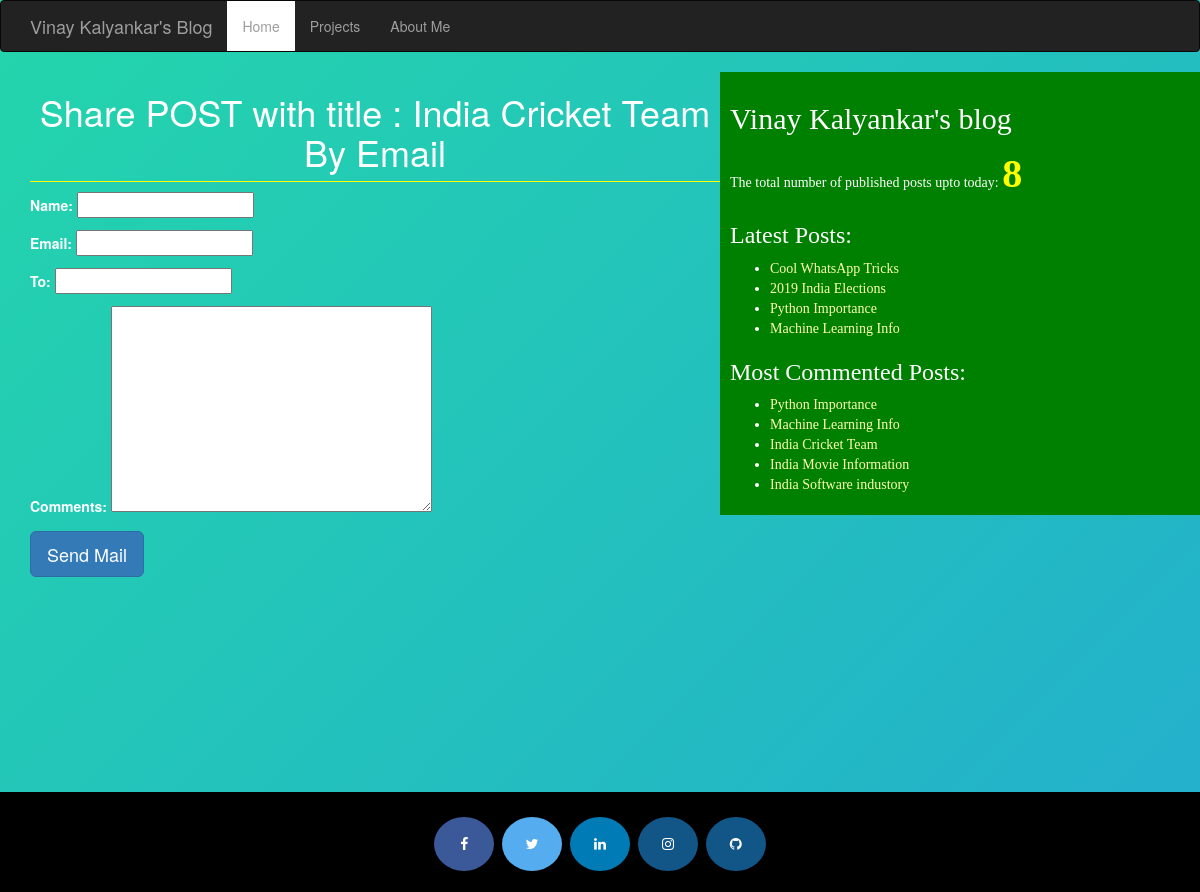
/1/share/, run on the app's committed database.
### blog/models.py (models this page shows, shortened)
class Post(models.Model):
    STATUS_CHOICES=(('draft','Draft'),('published','Published'))
    title=models.CharField(max_length=256)
    slug=models.SlugField(max_length=264,unique_for_date='publish')
    author=models.ForeignKey(User,related_name='blog_posts',on_delete=models.DO_NOTHING)
    body=RichTextField(blank=True, null=True)
    publish=models.DateTimeField(default=timezone.now)
    created=models.DateTimeField(auto_now_add=True)
    updated=models.DateTimeField(auto_now=True)
    status=models.CharField(max_length=10,choices=STATUS_CHOICES,default='draft')
    objects=CustomManager()
    tags=TaggableManager()
    class Meta:
        ordering=('-publish',)
    def get_absolute_url(self):
        return  reverse('post_detail',args=[self.publish.year,self.publish.strftime('%m'),self.publish.strftime('%d'),self.slug])

### blog/views.py (the view)
# urls.py: url(r'^(?P<id>\d+)/share/$',views.mail_send_view),
def mail_send_view(request,id):
    post=get_object_or_404(Post,id=id,status='published')
    sent=False
    if request.method=='POST':
        form=EmailSendForm(request.POST)
        if form.is_valid():
            cd=form.cleaned_data
            subject='{}({}) recommends you to read"{}"'.format(cd['name'],cd['email'],post.title)
            post_url=request.build_absolute_uri(post.get_absolute_url())
            message='Read Post At:\n {}\n\n{}\'s Comments : \n{}'.format(post_url,cd['name'],cd['comments'])
            send_mail(subject,message,'durga@blog.com',[cd['to']])
            sent=True
    else:
            form=EmailSendForm()
    return render(request,'blog/sharebymail.html',{'form':form,'post':post,'sent':sent})

### blog/forms.py
class EmailSendForm(forms.Form):
    name=forms.CharField()
    email=forms.EmailField()
    to=forms.EmailField()
    comments=forms.CharField(required=False,widget=forms.Textarea)

### blog/models.py (called while the page is built)
    def get_queryset(self):
        return super().get_queryset().filter(status='published')

### blog/templatetags/blog_tags.py (called while the page is built)
@register.simple_tag(name="my_tag")
def total_posts():
    return Post.objects.count()

@register.inclusion_tag('blog/latest_posts123.html')
def show_latest_posts(count=3):
    latest_posts=Post.objects.order_by('-publish')[:count]
    return {'latest_posts':latest_posts}

@register.simple_tag
def get_most_commented_posts(count=5):
    return Post.objects.annotate(total_comments=Count('comments')).order_by('-total_comments')[:count]

### templates/blog/sharebymail.html (shortened to what this page needs)
{%extends 'blog/base.html' %}
   {%block content %}
   {%if sent%}
    <h1>Email Successfully sent !!!</h1>
    <h2>Post with the title: {{post.title}} information shared by email</h2>
    {%else%}
         <h1>Share POST with title : {{post.title}} By Email</h1>
         <form method="POST">
           {{form.as_p}}
           <input type="submit" class="btn btn-primary btn-lg" value="Send Mail">
         </form>
   {%endif%}
   {%endblock%}

### templates/blog/base.html (shortened to what this page needs)
<!DOCTYPE html>
{%load blog_tags%}
{%load staticfiles%}
<html lang="en" dir="ltr">
  <head>
    <link rel="stylesheet" href="https://maxcdn.bootstrapcdn.com/bootstrap/3.3.7/css/bootstrap.min.css">
    <link rel="stylesheet" href="{% static "css/blog.css" %}">
    <link rel="stylesheet" href="https://cdnjs.cloudflare.com/ajax/libs/font-awesome/4.7.0/css/font-awesome.min.css">
  </head>
    <body>
      <nav class="navbar navbar-default navbar-inverse">
        <div class="container">
          <div class="navbar-header">
            <a class="navbar-brand" href="/">Vinay Kalyankar's Blog</a>
          </div>
          <ul class="nav navbar-nav">
            <li> <a href="/" class="current">Home</a> </li>
            <li> <a href="/Projects" >Projects</a> </li>
            <li> <a href="/AboutMe">About Me</a> </li>
          </ul>
        </div>
      </nav>
      <section>
        <div class="content" >
              {%block content%}{%endblock%}
        </div>
  <div class="sidebar">
    <h2>Vinay Kalyankar's blog</h2>
    <p>The total number of published posts upto today: <span id='pcount'>{%my_tag%}</span>  </p>
    <h3>Latest Posts: </h3>{%show_latest_posts 4%}
    <h3>Most Commented Posts: </h3>
    {%get_most_commented_posts as most_commented_posts%}
    <ul>
      {%for post in most_commented_posts%}
        <li><a href="{{post.get_absolute_url}}">{{post.title}}</a></li>
      {%endfor%}
    </ul>
  </div>
  <br />
</section>
  <footer id="footer" align="center">
    <a href="https://www.facebook.com/kalyankarvinay" class="fa fa-facebook" target="_blank"></a>
    <a href="https://twitter.com/kalyankar_vinay" class="fa fa-twitter" target="_blank"></a>
    <a href="#" class="fa fa-linkedin" target="_blank"></a>
    <a href="https://www.instagram.com/kalyankarvinay" class="fa fa-instagram"></a>
    <a href="https://github.com/Vinaykalyankar" class="fa fa-github" target="_blank"></a>
  </footer>
    </body>
  </html>

### templates/blog/latest_posts123.html
<ul>
  {%for post in latest_posts %}
  <li><a href="{{post.get_absolute_url}}">{{post.title}}</a></li>
  {%endfor%}
</ul>

### static/css/blog.css (style rules this page uses)
.content { width: 60%; float: left; padding: 0 0 0 30px; }
.sidebar { font-family: 'Baloo Thambi', cursive; width: 40%; float: right; padding: 10px; background: green; }
h1 { text-align: center; border-bottom: 1px solid yellow; padding-bottom: 10px; }
body { width: 100wh; height: 90vh; color: #fff; background: linear-gradient(-45deg, #EE7752, #E73C7E, #23A6D5, #23D5AB); background-size: 400% 400%; -webkit-animation: Gradient 5s ease infinite; -moz-animation: Gradient 5s ease infinite; animation: Gradient 5s ease infinite; }
a { color: #ffffb3; }
#pcount { font-size: 40px; color: yellow; font-weight: bold; }
input[type=text] { background-color: #fffff; color: black; }
input[type=email] { background-color: #fffff; color: black; }
textarea { background-color: #fffff; color: black; }
.nav .current { background: #ffffff; }
section { min-height: 90vh; }
#footer { padding: 20px; background-color: black; position: relative; height: 100px; clear: both; display: block; }
.fa { padding: 20px; font-size: 30px; width: 60px; text-align: center; text-decoration: none; margin: 5px 2px; border-radius: 50%; }
.fa-facebook { background: #3B5998; color: white; }
.fa-twitter { background: #55ACEE; color: white; }
.fa-linkedin { background: #007bb5; color: white; }
.fa-instagram { background: #125688; color: white; }
.fa-github { background: #125688; color: white; }

### data on the page
Post: title "India Cricket Team"
Post: title "Cool WhatsApp Tricks"
Post: title "2019 India Elections"
Post: title "Python Importance"
Post: title "Machine Learning Info"
Post: title "India Movie Information"
Post: title "India Software industory"
